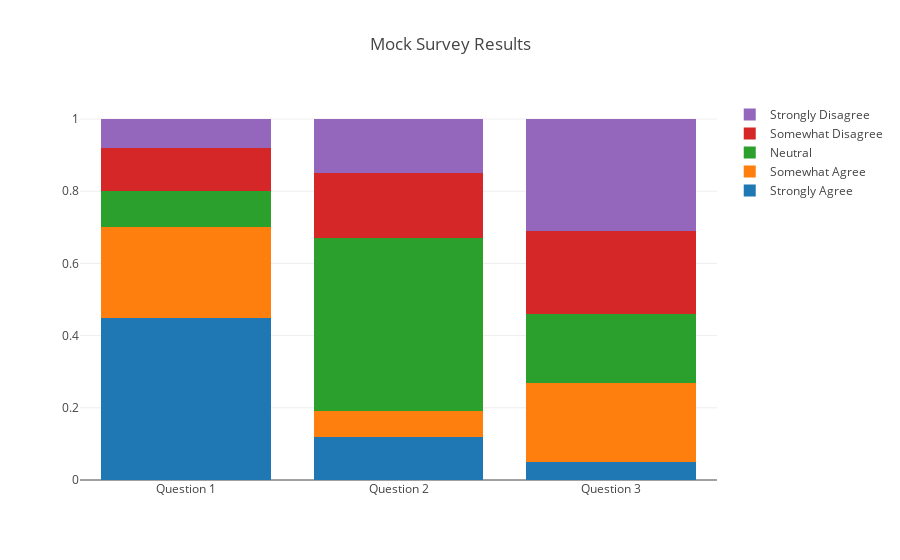

Notebook cell for this chart:
### Code cell
#######
# Objective: Create a stacked bar chart from
# the file ../data/mocksurvey.csv. Note that questions appear in
# the index (and should be used for the x-axis), while responses
# appear as column labels.  Extra Credit: make a horizontal bar chart!
######

# Perform imports here:
import plotly.offline as pyo
import plotly.graph_objs as go
import pandas as pd

pyo.init_notebook_mode(connected=True)

# create a DataFrame from the .csv file:
df = pd.read_csv('Documents/jupyternotebook/JupyterMe/04_dash/Plotly-Dashboards-with-Dash-master/Data/mocksurvey.csv',index_col=0)

# create traces using a list comprehension:
data = [go.Bar(
    x = df.index,
    y = df[response],
    name=response
) for response in df.columns]

# create a layout, remember to set the barmode here
layout = go.Layout(
    title='Mock Survey Results',
    barmode='stack'
)

# create a fig from data & layout, and plot the fig
fig = go.Figure(data=data, layout=layout)
pyo.iplot(fig, filename='solution3a.html')

### Figure 1 — Plotly figure (JSON) as saved in the notebook; plotly's stock layout.template omitted (floating-point values rounded to 4 significant figures)
{"data": [{"name": "Strongly Agree", "type": "bar", "uid": "441cf34a-f446-11e8-b196-0de7d8250739", "x": ["Question 1", "Question 2", "Question 3"], "y": [0.45, 0.12, 0.05]}, {"name": "Somewhat Agree", "type": "bar", "uid": "441cf57a-f446-11e8-b196-0de7d8250739", "x": ["Question 1", "Question 2", "Question 3"], "y": [0.25, 0.07, 0.22]}, {"name": "Neutral", "type": "bar", "uid": "441cf67e-f446-11e8-b196-0de7d8250739", "x": ["Question 1", "Question 2", "Question 3"], "y": [0.1, 0.48, 0.19]}, {"name": "Somewhat Disagree", "type": "bar", "uid": "441cf750-f446-11e8-b196-0de7d8250739", "x": ["Question 1", "Question 2", "Question 3"], "y": [0.12, 0.18, 0.23]}, {"name": "Strongly Disagree", "type": "bar", "uid": "441cf840-f446-11e8-b196-0de7d8250739", "x": ["Question 1", "Question 2", "Question 3"], "y": [0.08, 0.15, 0.31]}], "layout": {"barmode": "stack", "title": "Mock Survey Results"}}
